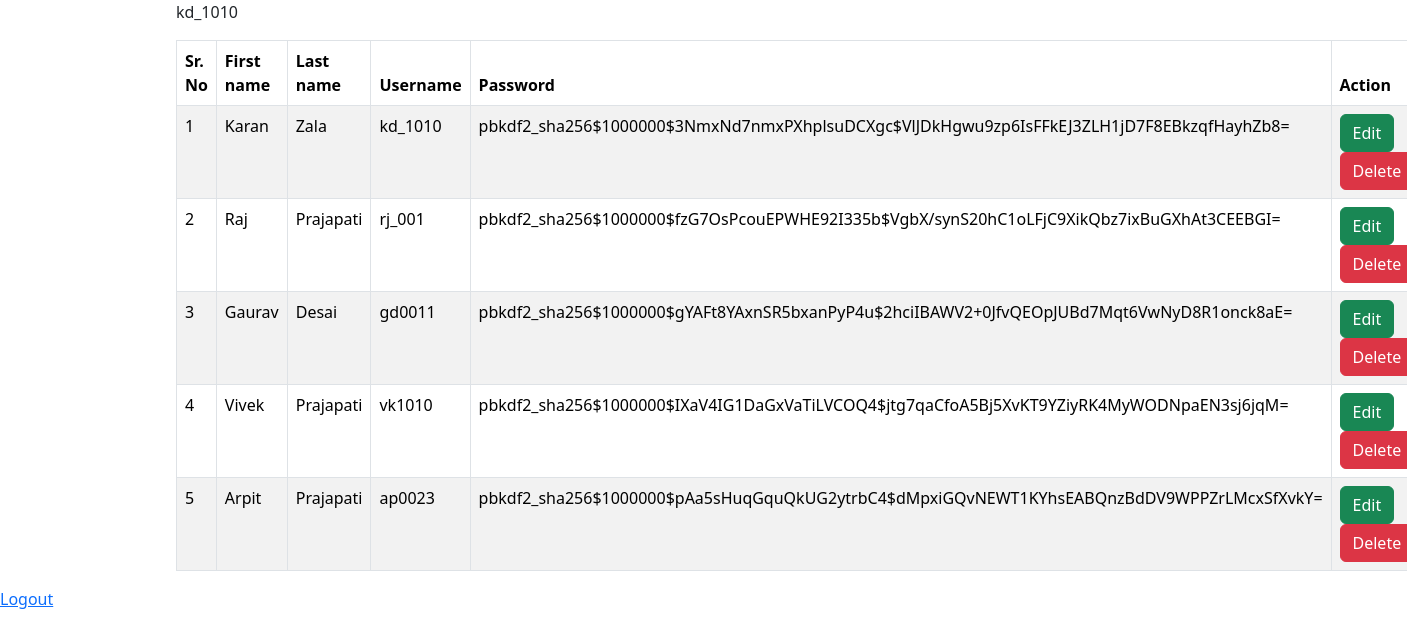
/category-show/ (signed in), run on the app's committed database.
### category/models.py (models this page shows)
class Register(models.Model):
    first_name = models.CharField(max_length=200)
    last_name = models.CharField(max_length=200)
    username = models.CharField(max_length=200)
    password = models.CharField(max_length=200)
    created_at = models.DateTimeField(auto_now_add=True)

### category/views.py (the view)
# urls.py: path('category-show/', category_show),
def category_show(request):
    queryset = Register.objects.all()
    context = {'register' : queryset}
    if request.session.get('name'):
        return render(request, 'category_show.html', context)
    else:
        return redirect('/dd/')

### category/templates/category_show.html (shortened to what this page needs)
<!DOCTYPE html>
<html lang="en">
<head>
    <link href="https://cdn.jsdelivr.net/npm/bootstrap@5.3.6/dist/css/bootstrap.min.css" rel="stylesheet">
</head>
<body>
    <div class="main w-75 mx-auto">
        <p>{{request.session.name}}</p>
        <table class="table table-bordered table-striped table-hover">
            <thead>
                <tr>
                    <th>Sr. No</th>
                    <th>First name</th>
                    <th>Last name</th>
                    <th>Username</th>
                    <th>Password</th>
                    <th>Action</th>
                </tr>
            </thead>
            <tbody>
                {% for ctr in register %}
                <tr>
                    <td>{{forloop.counter}}</td>
                    <td>{{ctr.first_name}}</td>
                    <td>{{ctr.last_name}}</td>
                    <td>{{ctr.username}}</td>
                    <td>{{ctr.password}}</td>
                    <td>
                        <a href="{% url 'edit' ctr.id %}" class="btn btn-success">Edit</a>
                        <a href="{% url 'delete' ctr.id %}" class="btn btn-danger">Delete</a>
                    </td>
                </tr>
                {% endfor %}
            </tbody>
        </table>
    </div>
    <a href="/logout">Logout</a>
</body>
</html>

### data on the page
Register: session.name "kd_1010", first_name "Karan", last_name "Zala", username "kd_1010", password "pbkdf2_sha256$1000000$3NmxNd7nmxPXhplsuDCXgc$VlJDkHgwu9zp6IsFFkEJ3ZLH1jD7F8EBkzqfHayhZb8="
Register: first_name "Raj", last_name "Prajapati", username "rj_001", password "pbkdf2_sha256$1000000$fzG7OsPcouEPWHE92I335b$VgbX/synS20hC1oLFjC9XikQbz7ixBuGXhAt3CEEBGI="
Register: first_name "Gaurav", last_name "Desai", username "gd0011", password "pbkdf2_sha256$1000000$gYAFt8YAxnSR5bxanPyP4u$2hciIBAWV2+0JfvQEOpJUBd7Mqt6VwNyD8R1onck8aE="
Register: first_name "Vivek", last_name "Prajapati", username "vk1010", password "pbkdf2_sha256$1000000$IXaV4IG1DaGxVaTiLVCOQ4$jtg7qaCfoA5Bj5XvKT9YZiyRK4MyWODNpaEN3sj6jqM="
Register: first_name "Arpit", last_name "Prajapati", username "ap0023", password "pbkdf2_sha256$1000000$pAa5sHuqGquQkUG2ytrbC4$dMpxiGQvNEWT1KYhsEABQnzBdDV9WPPZrLMcxSfXvkY="
